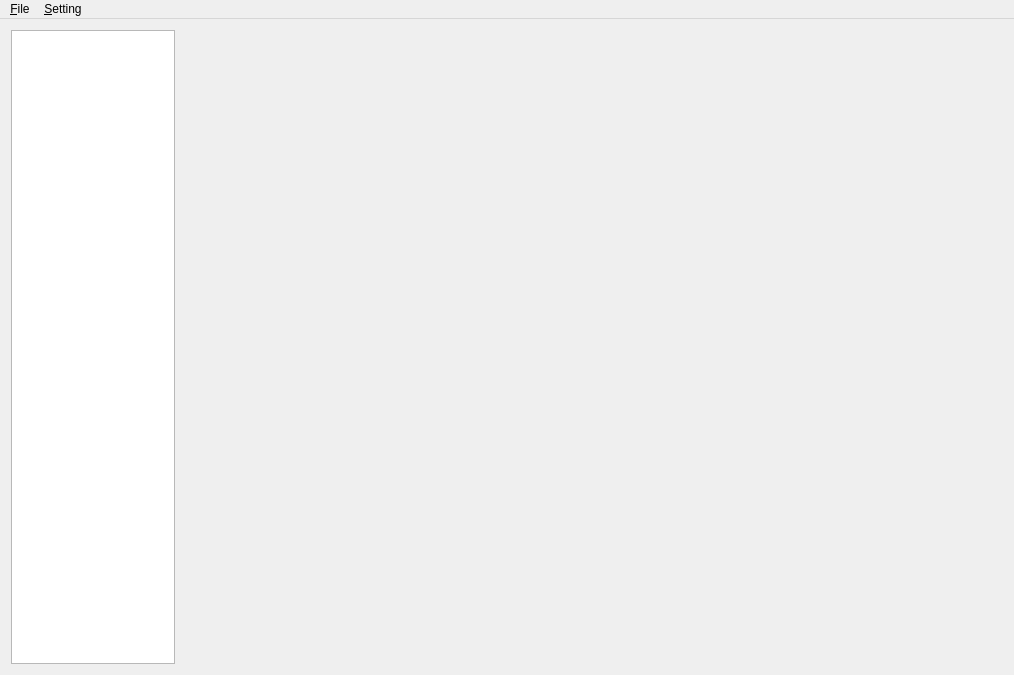
<?xml version="1.0" encoding="UTF-8"?>
<ui version="4.0">
 <class>MainWindow</class>
 <widget class="QMainWindow" name="MainWindow">
  <property name="enabled">
   <bool>true</bool>
  </property>
  <property name="geometry">
   <rect>
    <x>0</x>
    <y>0</y>
    <width>1014</width>
    <height>675</height>
   </rect>
  </property>
  <property name="windowTitle">
   <string>MainWindow</string>
  </property>
  <widget class="QWidget" name="centralWidget">
   <layout class="QHBoxLayout" name="horizontalLayout" stretch="1,5">
    <property name="sizeConstraint">
     <enum>QLayout::SetMinAndMaxSize</enum>
    </property>
    <item>
     <widget class="QListView" name="listView">
      <property name="sizePolicy">
       <sizepolicy hsizetype="Expanding" vsizetype="Expanding">
        <horstretch>0</horstretch>
        <verstretch>0</verstretch>
       </sizepolicy>
      </property>
      <property name="maximumSize">
       <size>
        <width>16777215</width>
        <height>16777215</height>
       </size>
      </property>
     </widget>
    </item>
    <item>
     <widget class="QWidget" name="widget" native="true"/>
    </item>
   </layout>
  </widget>
  <widget class="QMenuBar" name="menuBar">
   <property name="geometry">
    <rect>
     <x>0</x>
     <y>0</y>
     <width>1014</width>
     <height>22</height>
    </rect>
   </property>
   <widget class="QMenu" name="menuFile_F">
    <property name="title">
     <string>&amp;File</string>
    </property>
    <addaction name="exitAction"/>
   </widget>
   <widget class="QMenu" name="menu_Setting">
    <property name="title">
     <string>&amp;Setting</string>
    </property>
    <addaction name="action_Language"/>
   </widget>
   <addaction name="menuFile_F"/>
   <addaction name="menu_Setting"/>
  </widget>
  <action name="exitAction">
   <property name="text">
    <string>&amp;Exit</string>
   </property>
  </action>
  <action name="action_Language">
   <property name="text">
    <string>&amp;Language</string>
   </property>
  </action>
 </widget>
 <layoutdefault spacing="6" margin="11"/>
 <resources/>
 <connections/>
</ui>
